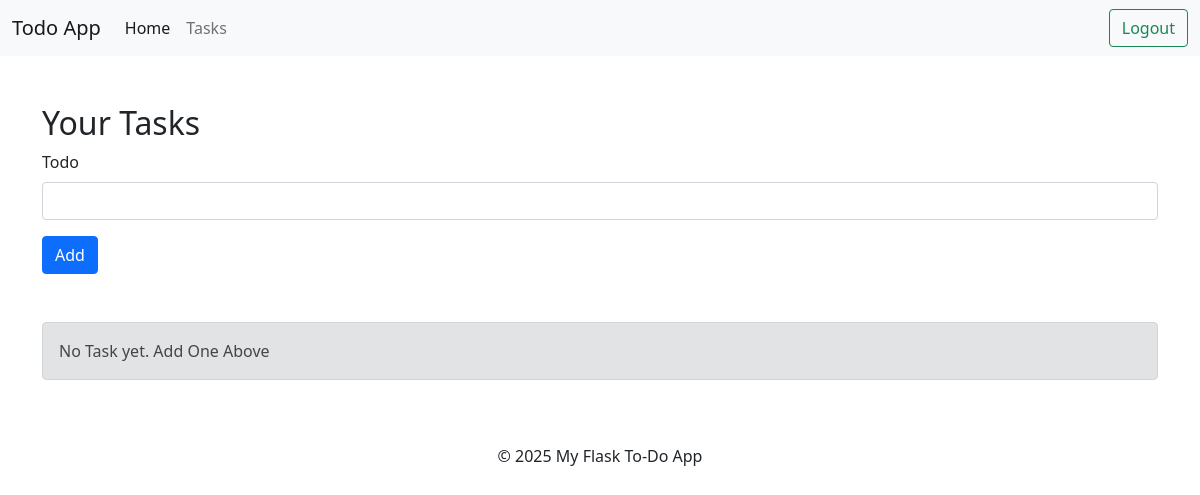
Page / (signed in) on the earlier database version.
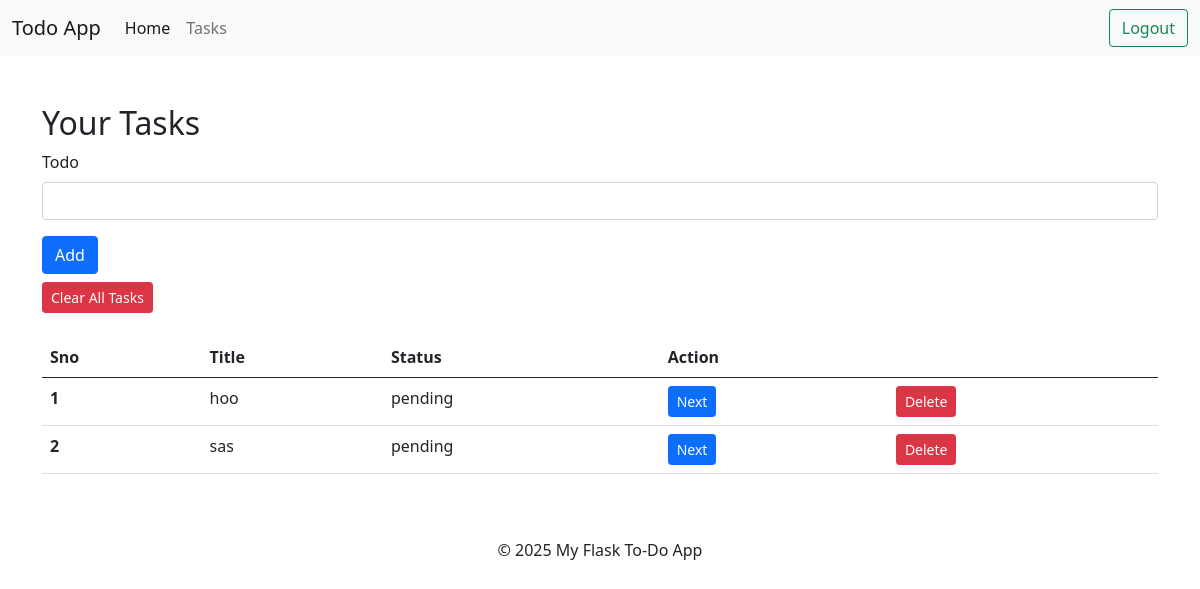
Same page on the later database version.
### app/models.py (models this page shows, shortened)
class Task(db.Model):
  id = db.Column(db.Integer, primary_key=True)
  title = db.Column(db.String(150),nullable=False)
  status = db.Column(db.String(20), default="Pending")

### app/routes/tasks.py (the view)
@task_bp.route('/',methods=['GET'])
@login_required
def view_tasks():
  tasks = Task.query.all()
  return render_template('tasks.html',tasks=tasks)

### app/__init__.py (called while the page is built)
def create_app():
  app = Flask(__name__)
  print("app created")
  app.config['SECRET_KEY'] = 'yoursecretkey'
  app.config['SQLALCHEMY_DATABASE_URI'] = 'sqlite:///todo.db'
  app.config['SQLALCHEMY_TRACK_MODIFICATIONS'] = False
  app.config['SESSION_COOKIE_SAMESITE'] = 'None'
  app.config['SESSION_COOKIE_SECURE'] = True
  db.init_app(app)
  login_manager = LoginManager()
  login_manager.login_view = 'auth.login'
  login_manager.init_app(app)
  from .models import User
  @login_manager.user_loader
  def load_user(user_id):
    return User.query.get(int(user_id))
  from app.routes.auth import auth_bp
  from app.routes.tasks import task_bp
  app.register_blueprint(auth_bp)
  app.register_blueprint(task_bp)
  return app

### app/templates/tasks.html (shortened to what this page needs)
{% extends "base.html" %}
{% block content %}
  <div class="task-box">
    <h2>Your Tasks</h2>
    <form action="{{url_for('tasks.add_task')}}" method='post'>
  <div class="mb-3">
    <label for="title" class="form-label">Todo</label>
    <input type="text" class="form-control" name="title" id="title" required >
  </div>
  <button type="submit" class="btn btn-primary">Add</button>
</form>
    {% if tasks %}
      <form action="{{url_for('tasks.clear_tasks')}}" method="post" class="task-form">
      <button type="submit" class="btn btn-sm btn-danger mt-2">Clear All Tasks</button>
    </form>
    <br>
    <table class="table">
  <thead>
    <tr>
      <th scope="col">Sno</th>
      <th scope="col">Title</th>
      <th scope="col">Status</th>
      <th colspan='2' scope="col">Action</th>
    </tr>
  </thead>
  <tbody>
    {% for task in tasks %}
    <tr>
      <th scope="row">{{loop.index}}</th>
      <td>{{task.title}}</td>
      <td>{{task.status|lower}}</td>
      <td>
        <form action="{{url_for('tasks.toggle_status', task_id=task.id)}}" method='POST'>
          <button type="submit" class="btn btn-sm btn-primary">Next</button>
        </form>
      </td>
      <td>
        <a href="{{url_for('tasks.delete_task',task_id=task.id)}}" class="btn btn-sm btn-danger">Delete</a>
      </td>
    </tr>
    {% endfor %}
  </tbody>
</table>
    {% else %}
      <div class="alert alert-secondary mt-5" role="alert">
      No Task yet. Add One Above
      </div>
    {% endif %}
  </div>
{% endblock %}

### app/templates/base.html (shortened to what this page needs)
<!doctype html>
<html lang="en">
  <head>
    <link href="https://cdn.jsdelivr.net/npm/bootstrap@5.0.2/dist/css/bootstrap.min.css" rel="stylesheet">
    <link rel="stylesheet" href="{{url_for('static', filename='css/style.css')}}">
  </head>
  <body>
    {% include "navbar.html" %}
    <main class="container mt-5">
    {% block content %}{% endblock %}
  </main>
    <footer class="pt-5">
    <div class="container text-center">
      <p>&copy; {{2025}} My Flask To-Do App</p>
    </div>
  </footer>
  </body>
</html>

### app/templates/navbar.html (shortened to what this page needs)
<nav class="navbar navbar-expand-lg navbar-light bg-light">
  <div class="container-fluid">
    <a class="navbar-brand" href="{{url_for("tasks.view_tasks")}}">Todo App</a>
    <div class="collapse navbar-collapse" id="navbarSupportedContent">
      <ul class="navbar-nav me-auto mb-2 mb-lg-0">
        <li class="nav-item">
          <a class="nav-link active" aria-current="page" href="{{url_for("tasks.view_tasks")}}">Home</a>
        </li>
        <li class="nav-item">
          <a class="nav-link" href="{{url_for("tasks.view_tasks")}}">Tasks</a>
        </li>
      </ul>
      {% if current_user.is_authenticated %}
      <a href="{{url_for('auth.logout')}}" class="btn btn-outline-success" type="submit">Logout</a>
      {%  else %}
      <a href="{{url_for('auth.login')}}" class="btn btn-outline-success" type="submit">Login</a>
      {% endif %}
    </div>
  </div>
</nav>

Differences in the rows shown:
added Task: title "hoo", status "pending"
added Task: title "sas", status "pending"
Other differences:
text no longer shown: "No Task yet. Add One Above"
text now shown: "Clear All Tasks Sno Title Status Action"
